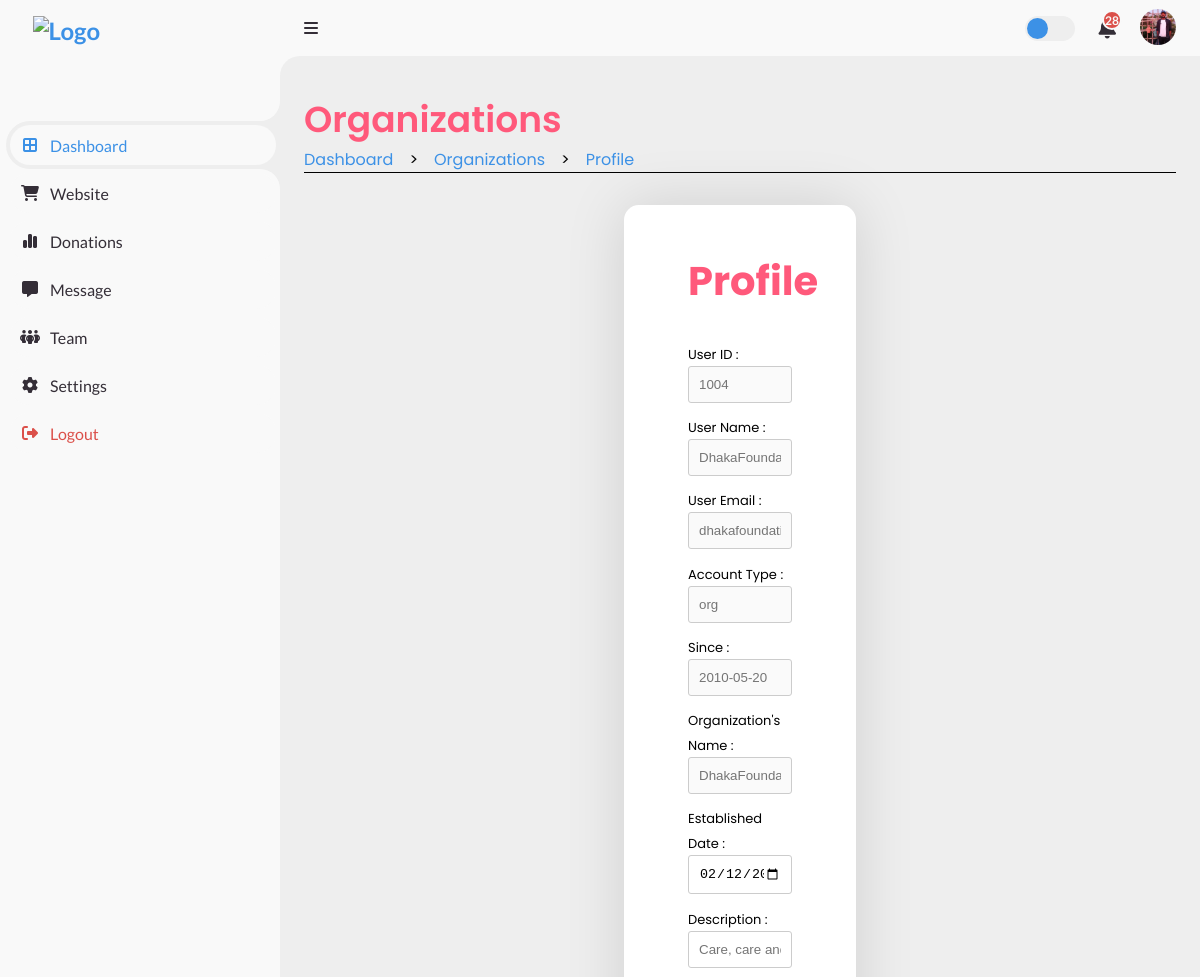
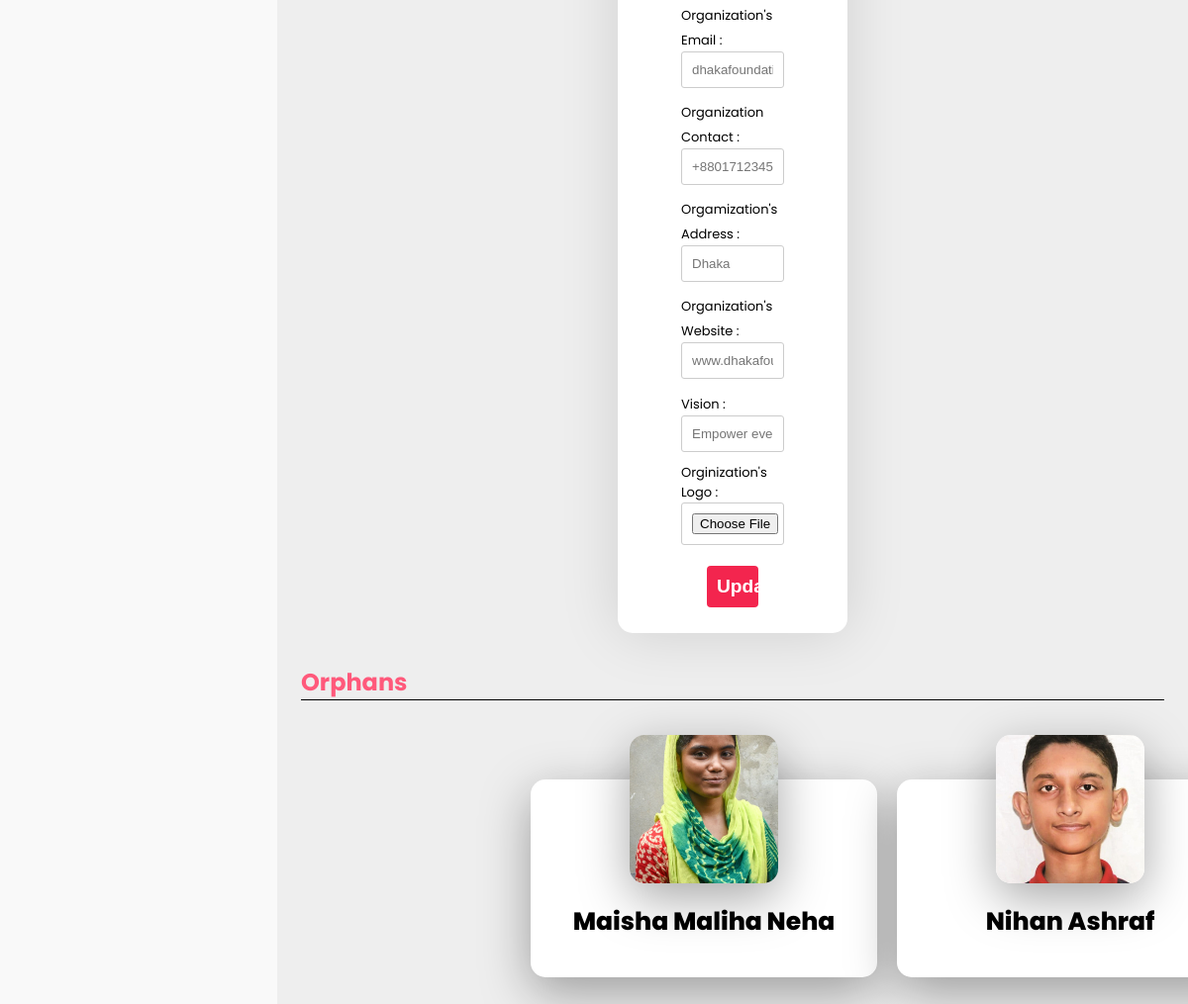
Screenshot of /Root/Admin_Side/Dash/Organizations/VIEW_ORG.php?org_id=21 (signed in) with the database file from the repository (2 pictures, top to bottom).
### tables this page shows
CREATE TABLE `admin_list` (
  `admin_id` int(11) NOT NULL,
  `acc_id` int(11) NOT NULL,
  `admin_name` varchar(30) DEFAULT NULL,
  `admin_contact` varchar(30) DEFAULT NULL,
  `admin_priyority` int(11) DEFAULT NULL,
  `admin_image` varchar(255) DEFAULT NULL
);

CREATE TABLE `org_list` (
  `org_id` int(11) NOT NULL,
  `org_name` varchar(30) DEFAULT NULL,
  `acc_id` int(11) NOT NULL,
  `org_description` text DEFAULT NULL,
  `org_email` varchar(30) DEFAULT NULL,
  `org_phone` varchar(20) DEFAULT NULL,
  `org_website` varchar(30) DEFAULT NULL,
  `org_logo` varchar(255) DEFAULT NULL,
  `established` date DEFAULT NULL,
  `org_location` varchar(30) DEFAULT NULL,
  `org_vision` varchar(30) DEFAULT NULL,
  `org_reviews` decimal(2,2) DEFAULT NULL
);

CREATE TABLE `accounts` (
  `acc_id` int(11) NOT NULL,
  `acc_name` varchar(30) NOT NULL,
  `acc_pass` varchar(255) NOT NULL,
  `acc_email` varchar(30) NOT NULL,
  `role` varchar(10) NOT NULL,
  `acc_join_date` date NOT NULL
);

CREATE TABLE `orphan_list` (
  `orphan_id` int(11) NOT NULL,
  `org_id` int(30) DEFAULT NULL,
  `guardian_id` int(11) DEFAULT NULL,
  `first_name` varchar(30) DEFAULT NULL,
  `last_name` varchar(30) DEFAULT NULL,
  `age` int(11) DEFAULT NULL,
  `gender` varchar(10) DEFAULT NULL,
  `religion` varchar(15) DEFAULT NULL,
  `date_of_birth` date DEFAULT NULL,
  `since` date DEFAULT NULL,
  `family_status` varchar(30) DEFAULT NULL,
  `physical_condition` varchar(30) DEFAULT NULL,
  `education_level` varchar(30) DEFAULT NULL,
  `medical_history` varchar(100) DEFAULT NULL,
  `hobby` varchar(30) DEFAULT NULL,
  `favorite_food` varchar(30) DEFAULT NULL,
  `favorite_game` varchar(30) DEFAULT NULL,
  `skills` text DEFAULT NULL,
  `dreams` text DEFAULT NULL,
  `problems` text DEFAULT NULL,
  `other_comments` text DEFAULT NULL,
  `orphan_image` varchar(255) DEFAULT NULL,
  `adoption_status` enum('0','1') NOT NULL DEFAULT '0',
  `removed_status` enum('0','1') NOT NULL DEFAULT '0'
);

### Root/Admin_Side/Dash/ADMIN_DASH_BE.php (called while the page is built, shortened)
<?php
    include('/xampp/htdocs/DBMS_Project_Organized_One/Includes/db_con.php');
    if (!isset($_SESSION['acc_id']) && !isset($_SESSION['role'])) {
        $_SESSION['notify'] = "user_id not seted";
        header("Location: /Root/Login_Page/LOGIN_FORM.php");
        exit();
    } else {
        $acc_id = $_SESSION['acc_id'];
        $sql = "SELECT * FROM admin_list Where acc_id = '$acc_id'";
        $sql_result = mysqli_query($con, $sql);
        if (mysqli_num_rows($sql_result) == 1) {
            $row = mysqli_fetch_array($sql_result);
            $admin_image = $row['admin_image'];
        }
        else {
            $_SESSION['notify'] = "data not found";
            header("Location: /Root/Login_Page/LOGIN_FORM.php");
            exit();
        }
    }
?>

### Root/Admin_Side/Dash/Organizations/VIEW_ORG_BE.php (called while the page is built, shortened)
<?php
    include('/xampp/htdocs/DBMS_Project_Organized_One/Includes/db_con.php');
    if (isset($_GET['org_id'])) {
        $id = $_GET['org_id'];
        $sql = "SELECT u.acc_id, u.acc_name, role ,u.acc_email, u.acc_join_date,
            d.org_name, d.org_description, d.org_email, d.org_phone,
            d.org_website, d.org_logo, d.established, d.org_location, d.org_vision,
            d.org_reviews FROM org_list AS d LEFT JOIN accounts AS u
            ON d.acc_id = u.acc_id Where d.org_id = $id";
        $sql_result = mysqli_query($con, $sql);
        if (mysqli_num_rows($sql_result) == 1) {
            $row = mysqli_fetch_array($sql_result);
            $acc_id = $row['acc_id'];
            $acc_name = $row['acc_name'];
            $acc_email = $row['acc_email'];
            $role = $row['role'];
            $acc_join_date = $row['acc_join_date'];
            $org_name = $row['org_name'];
            $org_description = $row['org_description'];
            $org_email = $row['org_email'];
            $org_phone = $row['org_phone'];
            $established = $row['established'];
            $org_website = $row['org_website'];
            $org_location = $row['org_location'];
            $org_vision = $row['org_vision'];
        }
        else {
            echo "User data not found.";
        }
    }
?>

### Root/Admin_Side/Dash/Organizations/VIEW_ORG.php (the view, shortened to what this page needs)
<?php
  include('/xampp/htdocs/DBMS_Project_Organized_One/Root/Admin_Side/Dash/ADMIN_DASH_BE.php');
?>
<!DOCTYPE html>
<html lang="en">
  <head>
    <link rel="stylesheet" href="https://cdnjs.cloudflare.com/ajax/libs/font-awesome/6.4.0/css/all.min.css"/>
    <link href="https://cdn.jsdelivr.net/npm/remixicon@3.5.0/fonts/remixicon.css" rel="stylesheet"/>
    <link rel="stylesheet" href="https://cdn.jsdelivr.net/npm/swiper@10/swiper-bundle.min.css"/>
    <link href='https://unpkg.com/boxicons@2.1.4/css/boxicons.min.css' rel='stylesheet'>
    <link rel="stylesheet" href="/Root/Admin_Side/Dash/Organizations/ORG_DASH_STYLE.css" />
    <link rel="stylesheet" href="/Root/Admin_Side/Dash/Orphans/VIEW_STYLE.css">
  </head>
  <body>
    <section class="sidebar">
      <a href="#" class="logo">
        <img src="/Root/Landing_Page/LOGO_NoBackground.png" alt="Logo" />
      </a>
      <ul class="side-menu top">
        <li class="active">
          <a href="/Root/Admin_Side/Dash/ADMIN_DASH.php" class="nav-link">
            <i class="fas fa-border-all"></i>
            <span class="text">Dashboard</span>
          </a>
        </li>
        <li>
          <a href="#" class="nav-link">
            <i class="fas fa-shopping-cart"></i>
            <span class="text">Website</span>
          </a>
        </li>
        <li>
          <a href="/Root/Admin_Side/Donation/DONATION_DASH.php" class="nav-link">
            <i class="fas fa-chart-simple"></i>
            <span class="text">Donations</span>
          </a>
        </li>
        <li>
          <a href="#" class="nav-link">
            <i class="fas fa-message"></i>
            <span class="text">Message</span>
          </a>
        </li>
        <li>
          <a href="#" class="nav-link">
            <i class="fas fa-people-group"></i>
            <span class="text">Team</span>
          </a>
        </li>
        <li>
          <a href="#">
            <i class="fas fa-cog"></i>
            <span class="text">Settings</span>
          </a>
        </li>
        <li>
          <a href="/Includes/logout.php" class="logout">
            <i class="fas fa-right-from-bracket"></i>
            <span class="text">Logout</span>
          </a>
        </li>
      </ul>
    </section>
    <section class="content">
      <nav>
        <i class="fas fa-bars menu-btn"></i>
        <label for="switch-mode" class="switch-mode"></label>
        <a href="#" class="notification">
          <span class="num">28</span>
        </a>
        <a href="#" class="profile">
          <img src="../Admin/<?php echo $admin_image ?>" alt="profile" />
        </a>
      </nav>
        <main>
            <div class="head-title">
                <div class="left">
                    <h1>Organizations</h1>
                    <ul class="breadcrumb">
                            <li>
                                <a class="active" href="/Root/Admin_Side/Dash/ADMIN_DASH.php">Dashboard</a>
                            </li>
                            <li>></li>
                            <li>
                                <a class="active" href="/Root/Admin_Side//Dash/Organizations/ORG_DASH.php">Organizations</a>
                            </li>
                            <li>></li>
                            <li>
                                <a class="active" href="#">Profile</a>
                            </li>
                        </ul>
                </div>
            </div>
            <div class="container">
                <?php
                    include("/xampp/htdocs/DBMS_Project_Organized_One/Root/Admin_Side/Dash/Organizations/VIEW_ORG_BE.php");
                ?>
                <h2>Profile</h2>
                <form action="/Root/Admin_Side/Dash/Organizations/VIEW_UPDATE_BE.php" method="post" enctype="multipart/form-data">
                    <div class="row">
                        <label>User ID :</label>
                        <input type="text" name="acc_id" placeholder="<?php echo $acc_id ?>" disabled>
                    </div>
                    <div class="row">
                        <label>User Name :</label>
                        <input type="text" name="acc_name" placeholder="<?php echo $acc_name ?>" disabled>
                    </div>
                    <div class="row">
                        <label>User Email :</label>
                        <input type="text" name="acc_email" placeholder="<?php echo $acc_email ?>" disabled>
                    </div>
                    <div class="row">
                        <label>Account Type :</label>
                        <input type="text" name="role" placeholder="<?php echo $role ?>" disabled>
                    </div>
                    <div class="row">
                        <label>Since :</label>
                        <input type="text" name="acc_join_date" placeholder="<?php echo $acc_join_date ?>" disabled>
                    </div>
                    <div class="row">
                        <label>Organization's Name :</label>
                        <input type="text" name="org_name" placeholder="<?php echo $org_name ?>" disabled>
                    </div>
                    <div class="row">
                        <label>Established Date :</label>
                        <input type="date" name="established" value="<?php echo $established ?>">
                    </div>
                    <div class="row">
                        <label>Description :</label>
                        <input type="text" name="org_description" placeholder="<?php echo $org_description ?>" >
                    </div>
                    <div class="row">
                        <label>Organization's Email :</label>
                        <input type="text" name="org_email" placeholder="<?php echo $org_email ?>">
                    </div>
                    <div class="row">
                        <label>Organization Contact :</label>
                        <input type="text" name="org_phone" placeholder="<?php echo $org_phone ?>" >
                    </div>
                    <div class="row">
                        <label>Orgamization's Address :</label>
                        <input type="text" name="org_location" placeholder="<?php echo $org_location ?>" >
                    </div>
                    <div class="row">
                        <label>Organization's Website :</label>
                        <input type="text" name="org_website" placeholder="<?php echo $org_website ?>" >
                    </div>
                    <div class="row">
                        <label>Vision :</label>
                        <input type="text" name="org_vision"  placeholder="<?php echo $org_vision ?>">
                    </div>
                    <label>Orginization's Logo :</label>
                    <input type="file" name="image" accept="image/*">
                    <div class="btn">
                        <button type="submit" name="update">Update</button>
                    </div>
                </form>
            </div>
            <div class="container_2">
                <div class="left">
                    <h1>Orphans</h1>
                </div>
                <div class="plate">
                    <?php
                        include('/xampp/htdocs/DBMS_Project_Organized_One/Root/Admin_Side/Dash/Organizations/FETCH_ORPHAN_FROM_ORG_BE.php');
                    ?>
                </div>
            </div>
        </main>
    </section>
  </body>
</html>

### Root/Admin_Side/Dash/Organizations/FETCH_ORPHAN_FROM_ORG_BE.php (shortened to what this page needs)
<?php
    include('/xampp/htdocs/DBMS_Project_Organized_One/Includes/db_con.php');
    if (isset($_GET['org_id'])) {
        $id = $_GET['org_id'];
        $query = "SELECT * FROM orphan_list WHERE org_id = $id";
        $result = mysqli_query($con, $query);
        if (mysqli_num_rows($result) > 0) {
            while ($row = mysqli_fetch_assoc($result)) {
                echo '<div class="card">';
                echo '<div class="pb"  style="background-image: url(\'../../../Orphanage/' . $row['orphan_image'] . '\');"></div>';
                echo '<div class="info">';
                echo '<h1>' . $row['first_name'] . '  ' . $row['last_name'] . '</h1>';
                echo '</div>';
                echo '</div>';
            }
        } else {
            echo 'No Orphan Records found';
        }
    } else {
        echo "Error";
    }
?>

### Root/Admin_Side/Dash/Orphans/VIEW_STYLE.css (style rules this page uses)
.content main .container { margin: 2rem 20rem; padding: 1rem 4rem; background-color: #fff; border-radius: 15px; box-shadow: 0 0 60px rgba(0, 0, 0, 0.13); }
.container h2 { text-align: center; font-size: 2.5rem; color: #FF597B; padding: 0; margin: 30px 0px; text-shadow: 2px 5px 30px hsl(0, 0%, 100%); }
.container form { display: flex; flex-direction: column; }
.container label { font-size: small; color: black; padding-bottom: -5px; }
.container input { width: 100%; margin: 0 0 .7rem 0; padding: 10px; border: 1px solid #ccc; border-radius: 3px; color: black; }
.container .btn { display: flex; align-items: center; justify-content: center; }
.container button { width: 50%; background-color: var(--color5); color: #fff; border: none; padding: 10px 10px; margin: 10px 0px; border-radius: 4px; font-size: 1.2rem; font-weight: 700; cursor: pointer; margin-bottom: 10px; }
.content main .container_2 .plate { margin: 5rem 2rem 6rem 2rem; display: grid; grid-template-columns: repeat(4, 1fr); row-gap: 60px; column-gap: 20px; }
.content main .plate .card h1 { font-weight: 800; font-size: 25px; color: var(--color7); text-transform: capitalize; }
.content main .plate .card { position: relative; background-color: white; width: 350px; height: 200px; box-shadow: 0 15px 50px rgba(0, 0, 0, 0.35); border-radius: 15px; transition: all 0.4s ease-in-out; }
.content main .plate .card .pb { position: absolute; top: -45px; left: 50%; transform: translate(-50%, 0%); background-repeat: no-repeat; background-position: center; background-size: cover; height: 150px; width: 150px; border-radius: 15px; box-shadow: 0 15px 50px rgba(0, 0, 0, 0.35); transition: all 0.4s ease-in-out; }
.content main .plate .card .info { display: flex; flex-direction: column; align-items: center; justify-content: center; padding: 125px 0px 10px 0px; transition: all 0.4s ease-in-out; }

### rows the page displays
admin_list: admin_image (picture)
org_list: acc_id "1004", acc_name "DhakaFoundation", acc_email "dhakafoundation@example.com", role "org", acc_join_date "2010-05-20", org_name "DhakaFoundation", established "02/12/2000", org_description "Care, care and care. nothing else is found here", org_email "dhakafoundation@example.com", org_phone "+8801712345678", org_location "Dhaka", org_website "www.dhakafoundation.org", org_vision "Empower every orphan and elder"
orphan_list: orphan_image (picture), first_name "Maisha Maliha", last_name "Neha"
orphan_list: orphan_image (picture), first_name "Nihan", last_name "Ashraf"
